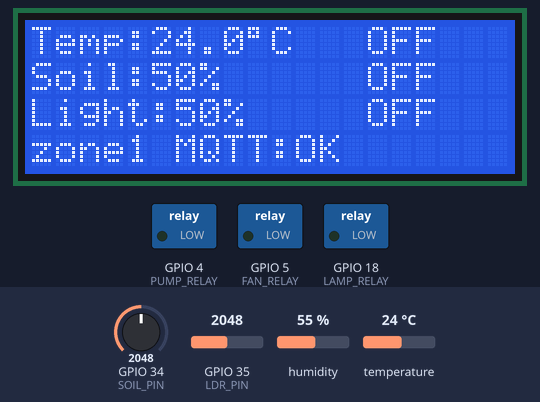
Recording of a sketch running on a simulated ESP32. On the bench: 20×4 character LCD, switched loads named in the sketch (green lamp = pin HIGH). The test bench sets the inputs (shaded band); at power-on: temperature 24 °C, GPIO 34 (SOIL_PIN) = 2048, GPIO 35 (LDR_PIN) = 2048, humidity 55 %. WiFi joins after 1.5 s; servers stay silent unless stated; no MQTT or app messages arrive unless stated; what the sketch prints to the serial monitor is not drawn.

Above: at 2.8 s.
2.9 s: temperature set to 20.6 °C
At 4.9 s:
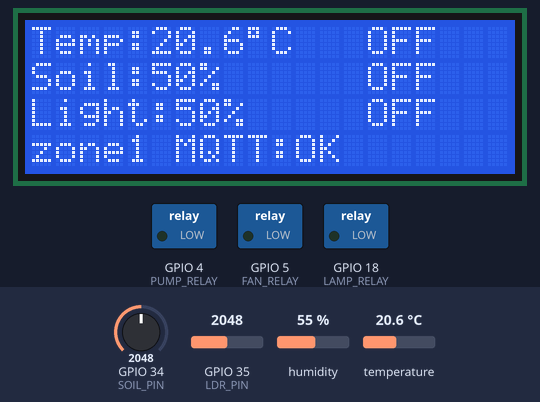
5.3 s: temperature set to 19.2 °C
At 6.6 s:
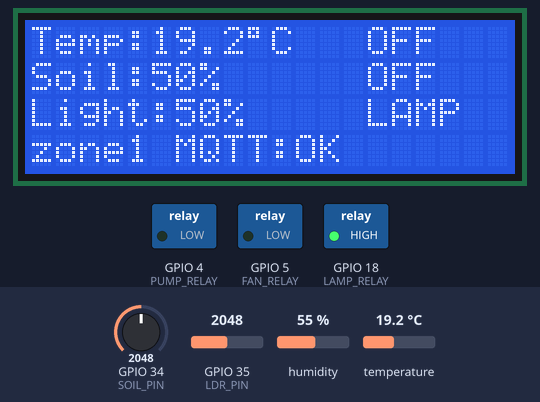
7.5 s: GPIO 34 (SOIL_PIN) set to 2018
At 8.1 s:
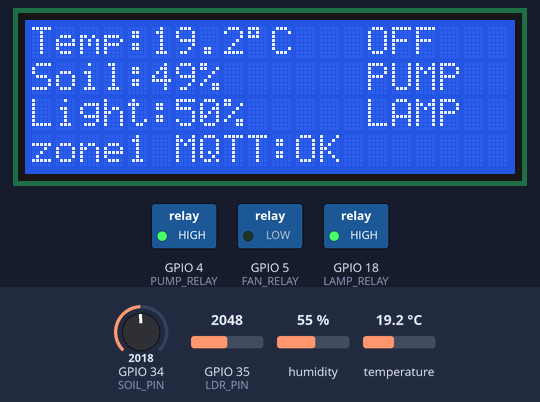
9.1 s: temperature set to 28 °C
At 11.6 s:
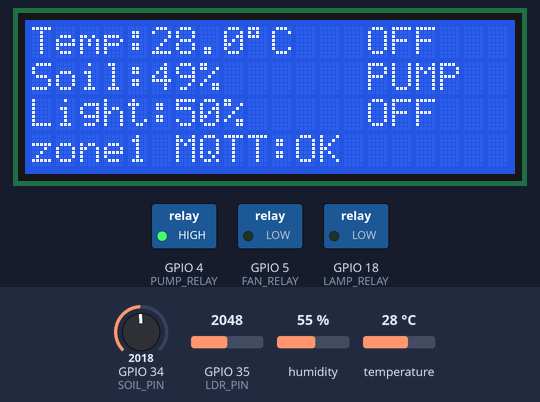
11.9 s: temperature set to 31.3 °C
At 13.6 s:
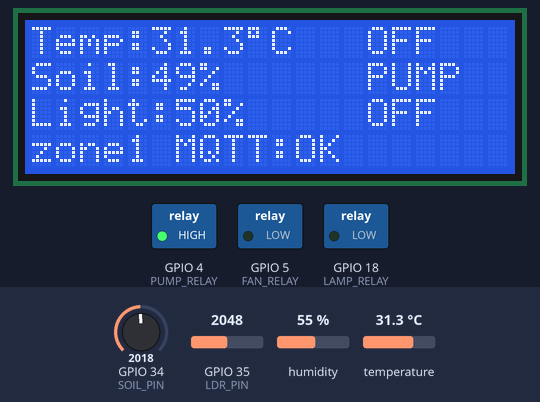
14.0 s: temperature set to 32.5 °C
At 15.8 s:
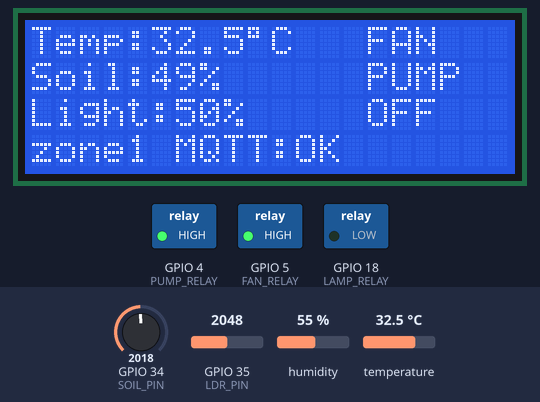
Timing chart, 0 to 17.2 s (numbered marks = the images above; inputs shaded):
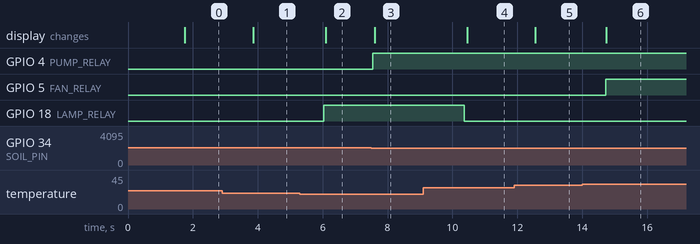

Measured:
- the behaviour switches between 20 and 19.9 °C on temperature (found by bisection; images 1 and 2)
- the behaviour switches between 2048 and 2047 on GPIO 34 (SOIL_PIN) (found by bisection; images 2 and 3)
- the behaviour switches between 32 and 32.1 °C on temperature (found by bisection; images 5 and 6)
- after the input at 2.9 s, the display: changes after 0.96 s (image 1)
- after the input at 5.3 s, GPIO 18 (LAMP_RELAY): LOW → HIGH after 0.73 s; the display: changes after 0.80 s (image 2)
- after the input at 7.5 s, GPIO 4 (PUMP_RELAY): LOW → HIGH at once; the display: changes after 0.11 s (image 3)
- after the input at 9.1 s, GPIO 18 (LAMP_RELAY): HIGH → LOW after 1.3 s; the display: changes after 1.4 s (image 4)
- after the input at 11.9 s, the display: changes after 0.65 s (image 5)
- after the input at 14.0 s, GPIO 5 (FAN_RELAY): LOW → HIGH after 0.72 s; the display: changes after 0.74 s (image 6)

The sketch:

sketchPre.ino
```cpp
#include <ArduinoJson.h>
#include <DHT.h>
#include <LiquidCrystal_I2C.h>
#include <PubSubClient.h>
#include <WiFi.h>
#include <WiFiClientSecure.h>
#include <Wire.h>


//================= Zone identity =================
// Mỗi ESP32 / mỗi khu trồng đặt 1 zoneId riêng để phân biệt trên cùng hệ thống
#define ZONE_ID "zone1"

// Prefix riêng để tránh đụng topic với người khác trên broker public HiveMQ
#define TOPIC_PREFIX "agriresearch_huynh"

//================= WiFi =================
const char *WIFI_SSID = "Wokwi-GUEST"; // mạng WiFi giả lập của Wokwi
const char *WIFI_PASS = "";

//================= MQTT (HiveMQ Cloud - TLS) =================
const char *MQTT_BROKER = "171ab0660619457faa5355b5c44f1390.s1.eu.hivemq.cloud";
const int MQTT_PORT = 8883; // port TLS, khác với 1883 không mã hoá
const char *MQTT_USER =
    "esp32_zone1"; // username tạo trong HiveMQ Cloud Console
const char *MQTT_PASS =
    "123456hH";      // password tương ứng - nên đổi mạnh hơn khi dùng thật
String mqttClientId; // random, tránh trùng client khác

WiFiClientSecure
    espClient; // đổi từ WiFiClient -> WiFiClientSecure để hỗ trợ TLS
PubSubClient mqttClient(espClient);

String TOPIC_SENSOR;
String TOPIC_THRESHOLD;
String TOPIC_CONTROL;

//================= LCD =================
LiquidCrystal_I2C lcd(0x27, 20, 4);

//================= DHT =================
#define DHTPIN 15
#define DHTTYPE DHT22
DHT dht(DHTPIN, DHTTYPE);

//================= Analog =================
#define SOIL_PIN 34
#define LDR_PIN 35

//================= Relay =================
#define LAMP_RELAY 18 // relay1 -> led1 DEN/LIGHT
#define FAN_RELAY 5   // relay2 -> led2 QUAT/FAN
#define PUMP_RELAY 4  // relay3 -> led3 BOM/PUMP

//================= Threshold (Admin chỉnh qua Backend) =================
float tempMax = 32; // > tempMax thì bật quạt
int soilMin = 50;   // < soilMin thì bật bơm
int lightMin = 40;  // < lightMin thì bật đèn

//================= Manual override state =================
struct DeviceOverride {
  bool active = false; // true = đang bị ghi đè thủ công, false = đang Auto
  bool state = false;  // trạng thái muốn ép (on/off)
  unsigned long expiresAt =
      0; // millis() hết hạn override, 0 = không giới hạn (Admin ép vô thời hạn)
};

DeviceOverride fanOverride, pumpOverride, lampOverride;

//================= Timing =================
unsigned long lastPublish = 0;
const unsigned long PUBLISH_INTERVAL =
    2500; // khớp với delay cũ, publish mỗi 2.5s

// ---------------------------------------------------------------
void setupWiFi() {
  WiFi.begin(WIFI_SSID, WIFI_PASS);
  Serial.print("Connecting WiFi");
  while (WiFi.status() != WL_CONNECTED) {
    delay(300);
    Serial.print(".");
  }
  Serial.println("\nWiFi connected, IP: " + WiFi.localIP().toString());

  // Bỏ qua việc xác thực chứng chỉ root CA của broker - chấp nhận được cho
  // demo/đồ án, nhưng KHÔNG nên dùng insecure khi deploy thật vì dễ bị tấn công
  // man-in-the-middle.
  espClient.setInsecure();
}

// ---------------------------------------------------------------
DeviceOverride *getOverrideByDevice(const String &device) {
  if (device == "fan")
    return &fanOverride;
  if (device == "pump")
    return &pumpOverride;
  if (device == "lamp")
    return &lampOverride;
  return nullptr;
}

// ---------------------------------------------------------------
void onMqttMessage(char *topic, byte *payload, unsigned int length) {
  String msg;
  for (unsigned int i = 0; i < length; i++)
    msg += (char)payload[i];

  String t = String(topic);

  StaticJsonDocument<256> doc;
  DeserializationError err = deserializeJson(doc, msg);
  if (err) {
    Serial.println("JSON parse error: " + String(err.c_str()));
    return;
  }

  if (t == TOPIC_THRESHOLD) {
    // payload mẫu: { "tempMax": 30, "soilMin": 45, "lightMin": 35 }
    if (doc.containsKey("tempMax"))
      tempMax = doc["tempMax"].as<float>();
    if (doc.containsKey("soilMin"))
      soilMin = doc["soilMin"].as<int>();
    if (doc.containsKey("lightMin"))
      lightMin = doc["lightMin"].as<int>();

    Serial.println("Threshold updated: tempMax=" + String(tempMax) +
                   " soilMin=" + String(soilMin) +
                   " lightMin=" + String(lightMin));
  } else if (t == TOPIC_CONTROL) {
    // payload mẫu: { "device": "pump", "action": "on"/"off"/"auto", "duration":
    // 30 }
    String device = doc["device"].as<String>();
    String action = doc["action"].as<String>();
    long duration = doc["duration"] | 0;

    DeviceOverride *target = getOverrideByDevice(device);
    if (!target) {
      Serial.println("Unknown device in control message: " + device);
      return;
    }

    if (action == "auto") {
      target->active = false;
      Serial.println(device + " -> back to AUTO mode");
    } else {
      target->active = true;
      target->state = (action == "on");
      target->expiresAt =
          duration > 0 ? millis() + (unsigned long)duration * 1000UL : 0;
      Serial.println(device + " -> MANUAL " + action +
                     " (duration=" + String(duration) + "s)");
    }
  }
}

// ---------------------------------------------------------------
void reconnectMqtt() {
  while (!mqttClient.connected()) {
    Serial.print("Connecting MQTT...");
    if (mqttClient.connect(mqttClientId.c_str(), MQTT_USER, MQTT_PASS)) {
      Serial.println("connected as " + mqttClientId);
      mqttClient.subscribe(TOPIC_THRESHOLD.c_str());
      mqttClient.subscribe(TOPIC_CONTROL.c_str());
      Serial.println("Subscribed: " + TOPIC_THRESHOLD);
      Serial.println("Subscribed: " + TOPIC_CONTROL);
    } else {
      Serial.print("failed, rc=");
      Serial.print(mqttClient.state());
      Serial.println(" retry in 2s");
      delay(2000);
    }
  }
}

// ---------------------------------------------------------------
void checkExpire(DeviceOverride &d) {
  if (d.active && d.expiresAt != 0 && millis() >= d.expiresAt) {
    d.active = false; // hết hạn override -> tự trả về Auto
  }
}

// ---------------------------------------------------------------
void setup() {

  Serial.begin(115200);

  // Build topic names và client id duy nhất theo zone
  TOPIC_SENSOR = String(TOPIC_PREFIX) + "/" + ZONE_ID + "/sensor";
  TOPIC_THRESHOLD = String(TOPIC_PREFIX) + "/" + ZONE_ID + "/threshold";
  TOPIC_CONTROL = String(TOPIC_PREFIX) + "/" + ZONE_ID + "/control";
  mqttClientId = String(TOPIC_PREFIX) + "-" + ZONE_ID + "-" +
                 String((uint32_t)ESP.getEfuseMac(), HEX);

  pinMode(FAN_RELAY, OUTPUT);
  pinMode(PUMP_RELAY, OUTPUT);
  pinMode(LAMP_RELAY, OUTPUT);

  digitalWrite(FAN_RELAY, LOW);
  digitalWrite(PUMP_RELAY, LOW);
  digitalWrite(LAMP_RELAY, LOW);

  dht.begin();

  Wire.begin(21, 22);

  lcd.init();
  lcd.backlight();

  lcd.clear();
  lcd.setCursor(1, 0);
  lcd.print("SMART GREENHOUSE");

  lcd.setCursor(3, 1);
  lcd.print("ESP32 DEVKIT");

  lcd.setCursor(0, 3);
  lcd.print("Connecting WiFi...");

  setupWiFi();

  mqttClient.setServer(MQTT_BROKER, MQTT_PORT);
  mqttClient.setCallback(onMqttMessage);
  reconnectMqtt();

  lcd.clear();
}

void loop() {

  if (!mqttClient.connected()) {
    reconnectMqtt();
  }
  mqttClient.loop();

  //-------------------- Read Sensor ---------------------
  float temp = dht.readTemperature();

  int soilRaw = analogRead(SOIL_PIN);
  int lightRaw = analogRead(LDR_PIN);

  int soil = map(soilRaw, 0, 4095, 0, 100);
  int light = map(lightRaw, 0, 4095, 100, 0);

  soil = constrain(soil, 0, 100);
  light = constrain(light, 0, 100);

  bool dhtError = isnan(temp);

  //-------------------- Auto Control (dùng threshold động) --------------------

  checkExpire(fanOverride);
  checkExpire(pumpOverride);
  checkExpire(lampOverride);

  bool fanAuto = false;
  if (!dhtError)
    fanAuto = temp > tempMax;

  bool pumpAuto = soil < soilMin;

  bool lampAuto;
  if (dhtError)
    lampAuto = light < lightMin;
  else
    lampAuto = (temp < 20 || light < lightMin);

  // Ưu tiên Manual override nếu đang active, ngược lại theo Auto
  bool fanState = fanOverride.active ? fanOverride.state : fanAuto;
  bool pumpState = pumpOverride.active ? pumpOverride.state : pumpAuto;
  bool lampState = lampOverride.active ? lampOverride.state : lampAuto;

  digitalWrite(FAN_RELAY, fanState);
  digitalWrite(PUMP_RELAY, pumpState);
  digitalWrite(LAMP_RELAY, lampState);

  //-------------------- LCD -----------------------------

  lcd.setCursor(0, 0);
  lcd.print("Temp:");

  if (dhtError)
    lcd.print(" ERR ");
  else {
    lcd.print(temp, 1);
    lcd.print((char)223);
    lcd.print("C ");
  }

  lcd.setCursor(14, 0);
  if (fanState)
    lcd.print(fanOverride.active ? "FANm" : "FAN ");
  else
    lcd.print(fanOverride.active ? "OFFm" : "OFF ");

  //----------------

  lcd.setCursor(0, 1);
  lcd.print("Soil:");
  lcd.print(soil);
  lcd.print("%   ");

  lcd.setCursor(14, 1);
  if (pumpState)
    lcd.print(pumpOverride.active ? "PMPm" : "PUMP");
  else
    lcd.print(pumpOverride.active ? "OFFm" : "OFF ");

  //----------------

  lcd.setCursor(0, 2);
  lcd.print("Light:");
  lcd.print(light);
  lcd.print("%  ");

  lcd.setCursor(14, 2);
  if (lampState)
    lcd.print(lampOverride.active ? "LMPm" : "LAMP");
  else
    lcd.print(lampOverride.active ? "OFFm" : "OFF ");

  //----------------

  lcd.setCursor(0, 3);
  lcd.print(ZONE_ID);
  lcd.print(" MQTT:");
  lcd.print(mqttClient.connected() ? "OK  " : "DOWN");

  //---------------- Serial debug ----------------

  Serial.println("-----------------------------");

  if (dhtError)
    Serial.println("Temperature : ERROR");
  else {
    Serial.print("Temperature : ");
    Serial.println(temp);
  }

  Serial.print("Soil : ");
  Serial.print(soil);
  Serial.println("%");
  Serial.print("Light : ");
  Serial.print(light);
  Serial.println("%");
  Serial.print("Fan   : ");
  Serial.println(fanState);
  Serial.print("Pump  : ");
  Serial.println(pumpState);
  Serial.print("Lamp  : ");
  Serial.println(lampState);

  //---------------- Publish MQTT mỗi 2.5s ----------------

  unsigned long now = millis();
  if (now - lastPublish >= PUBLISH_INTERVAL) {
    lastPublish = now;

    StaticJsonDocument<256> doc;
    if (dhtError)
      doc["temperature"] = nullptr;
    else
      doc["temperature"] = temp;
    doc["soil"] = soil;
    doc["light"] = light;
    doc["fan"] = fanState;
    doc["pump"] = pumpState;
    doc["lamp"] = lampState;
    doc["fanMode"] = fanOverride.active ? "manual" : "auto";
    doc["pumpMode"] = pumpOverride.active ? "manual" : "auto";
    doc["lampMode"] = lampOverride.active ? "manual" : "auto";

    char buf[256];
    size_t n = serializeJson(doc, buf);
    bool ok = mqttClient.publish(TOPIC_SENSOR.c_str(), buf, n);
    Serial.println(ok ? ("Published to " + TOPIC_SENSOR + " : " + String(buf))
                      : "Publish FAILED, mqtt state=" +
                            String(mqttClient.state()));
  }

  delay(150); // delay ngắn để không chặn mqttClient.loop() quá lâu (khác với
              // delay 2500 cũ)
}
```
